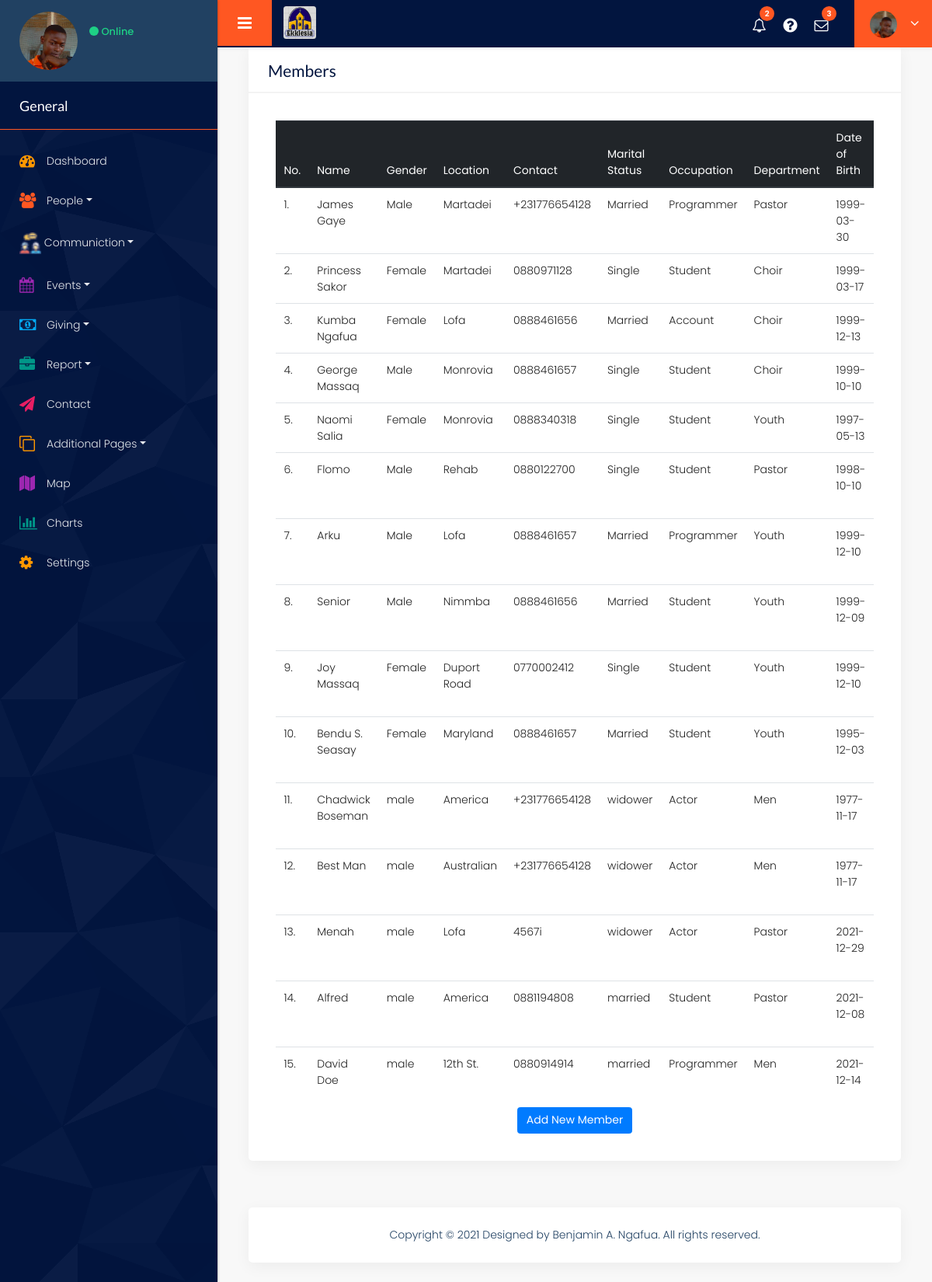
The app's page /member with its own data.
### tables this page shows
CREATE TABLE members (
        id INTEGER NOT NULL, 
        name VARCHAR(150), 
        location VARCHAR(150), 
        department VARCHAR(150), 
        email VARCHAR(100), 
        contact VARCHAR(150), 
        role_play VARCHAR(150), 
        occupation VARCHAR(150), 
        relationship VARCHAR(150), 
        date_of_birth VARCHAR(150), 
        gender VARCHAR(150), 
        joined_date DATETIME,
PRIMARY KEY (id)
);

### churchAPP/views.py (the view)
@views.route("/member")
def member():
    return seeMember()

### churchAPP/controller.py (called while the page is built)
def seeMember():
    members = db.execute("SELECT * FROM members ORDER BY id")
    return render_template("member.html",members=members)

### churchAPP/templates/member.html (shortened to what this page needs)
{% extends "layout.html" %} {% block innerContaint %}
<div class="container-fluid">
    <div class="row">
        <div class="col-md-12">
            <div class="white_shd full margin_bottom_30">
                <div class="full graph_head">
                    <div class="heading1 margin_0">
                        <h2>Members</h2>
                    </div>
                </div>
                <div class="table_section padding_infor_info">
                    <div class="table-responsive-sm">
                        <table class="table">
                            <thead class="thead-dark">
                                <tr>
                                    <th>No.</th>
                                    <th>Name</th>
                                    <th>Gender</th>
                                    <th>Location</th>
                                    <th>Contact</th>
                                    <th>Marital Status</th>
                                    <th>Occupation</th>
                                    <th>Department</th>
                                    <th>Date of Birth</th>
                                </tr>
                            </thead>
                            <tbody>
                                {% for member in members %}
                                <tr>
                                    <td>{{member.id}}.</td>
                                    <td>{{member.name}}</td>
                                    <td>{{member.gender}}</td>
                                    <td>{{member.location}}</td>
                                    <td>{{member.contact}}</td>
                                    <td>{{member.relationship}}</td>
                                    <td>{{member.occupation}}</td>
                                    <td>{{member.department}}</td>
                                    <td>{{member.date_of_birth}}</td>
                                </tr>
                                {% endfor %}
                            </tbody>
                        </table>
                        <div class="button_block center"><button type="button" class="btn cur-p btn-primary"><a href="/add-new-member" id="a">Add New Member</a></button></div>
                    </div>
                </div>
            </div>
        </div>
    </div>
</div>
{% endblock %}

### churchAPP/templates/layout.html (shortened to what this page needs)
<!DOCTYPE html>
<html lang="en">
<head>
    <link rel="stylesheet" href="{{url_for('static', filename='css/bootstrap.min.css')}}" />
    <link rel="stylesheet" href="{{url_for('static', filename='css/color_2.css')}}" />
    <link rel="stylesheet" href="{{url_for('static', filename='css/bootstrap-select.css')}}" />
    <link rel="stylesheet" href="{{url_for('static', filename='css/perfect-scrollbar.css')}}" />
    <link rel="stylesheet" href="{{url_for('static', filename='css/custom.css')}}" />
    <link rel="stylesheet" href="{{url_for('static', filename='css/semantic.min.css')}}" />
    <link rel="stylesheet" href="{{url_for('static', filename='css/jquery.fancybox.css')}}" />
    <link rel="stylesheet" href="{{url_for('static', filename='style.css')}}" />
    <link rel="stylesheet" href="{{url_for('static', filename='css/responsive.css')}}" />
</head>
<body class="dashboard dashboard_1">
    <div class="full_container">
        <div class="inner_container">
            <nav id="sidebar" id="bbg">
                <div class="sidebar_blog_1">
                    <div class="sidebar_user_info">
                        <div class="user_profle_side">
                            <div class="user_img"><img class="img-responsive" src="{{url_for('static', filename='images/layout_img/user_img.jpg')}}" alt="#" /></div>
                            <div class="user_info">
                                <p><span class="online_animation"></span> Online</p>
                            </div>
                        </div>
                    </div>
                </div>
                <div class="sidebar_blog_2">
                    <h4>General</h4>
                    <ul class="list-unstyled components">
                        <li class="active"><a href="/home"><i class="fa fa-dashboard yellow_color"></i> <span>Dashboard</span></a></li>
                        <li><a href="#element" data-toggle="collapse" aria-expanded="false" class="dropdown-toggle"><i class="fa fa-users orange_color"> </i> <span>People</span></a>
                        </li>
                        <li>
                            <a href="#apps" data-toggle="collapse" aria-expanded="false" class="dropdown-toggle"><img style="width: 2rem;" src="{{url_for('static', filename='images/layout_img/communication.png')}}" alt=""> <span>Communiction</span></a>
                        </li>
                        <li><a href="#events" data-toggle="collapse" aria-expanded="false" class="dropdown-toggle"><i class="fa fa-calendar purple_color2"></i> <span>Events</span></a>
                        </li>
                        <li><a href="#giving" data-toggle="collapse" aria-expanded="false" class="dropdown-toggle"><i class="fa fa-money blue2_color"></i> <span>Giving</span></a>
                        </li>
                        <li><a href="#report" data-toggle="collapse" aria-expanded="false" class="dropdown-toggle"><i class="fa fa-briefcase  green_color"></i> <span>Report</span></a>
                        </li>
                        <li>
                            <a href="/contact">
                                <i class="fa fa-paper-plane red_color"></i> <span>Contact</span></a>
                        </li>
                        <li class="active"><a href="#additional_page" data-toggle="collapse" aria-expanded="false" class="dropdown-toggle"><i class="fa fa-clone yellow_color"></i> <span>Additional Pages</span></a>
                        </li>
                        <li><a href="/map"><i class="fa fa-map purple_color2"></i> <span>Map</span></a></li>
                        <li><a href="/charts"><i class="fa fa-bar-chart-o green_color"></i> <span>Charts</span></a></li>
                        <li><a href="/settings"><i class="fa fa-cog yellow_color"></i> <span>Settings</span></a></li>
                    </ul>
                </div>
            </nav>
            <div id="content">
                <div class="topbar">
                    <nav class="navbar navbar-expand-lg navbar-light">
                        <div class="full">
                            <button type="button" id="sidebarCollapse" class="sidebar_toggle"><i class="fa fa-bars"></i></button>
                            <div class="logo_section">
                                <a href="/home"><img class="img-responsive rounded" src="{{url_for('static', filename='images/logo/logo.png')}}" alt="#" /></a>
                            </div>
                            <div class="right_topbar">
                                <div class="icon_info">
                                    <ul>
                                        <li><a href="#"><i class="fa fa-bell-o"></i><span class="badge">2</span></a></li>
                                        <li><a href="#"><i class="fa fa-question-circle"></i></a></li>
                                        <li><a href="#"><i class="fa fa-envelope-o"></i><span class="badge">3</span></a></li>
                                    </ul>
                                    <ul class="user_profile_dd">
                                        <li>
                                            <a class="dropdown-toggle" data-toggle="dropdown"><img class="img-responsive rounded-circle" src="{{url_for('static', filename='images/layout_img/user_img.jpg')}}" alt="#" /></a>
                                        </li>
                                    </ul>
                                </div>
                            </div>
                        </div>
                    </nav>
                </div>
                <div class="midde_cont">
                    {% block innerContaint %} {% endblock %}
                    <div class="container-fluid text-warning">
                        <div class="footer">
                            <p>Copyright © 2021 Designed by Benjamin A. Ngafua. All rights reserved.
                            </p>
                        </div>
                    </div>
                </div>
            </div>
        </div>
    </div>
</body>
</html>

### churchAPP/static/css/color_2.css (style rules this page uses)
.topbar .navbar { background: rgb(201, 199, 199); box-shadow: 0 2px 5px rgba(0, 0, 0, 0.05); }
.sidebar_user_info { background: rgb(201, 199, 199); }
.sidebar_toggle { background: #0971b8; }
.icon_info ul.user_profile_dd>li { background: #0971b8; }
.icon_info span.badge { background: #0971b8; }
.icon_info ul li a { color: #333; }
#sidebar h4 { background: #f3f3f3; color: #222; border-bottom: none; }
#sidebar { background: rgb(201, 199, 199); background-image: url("../images/layout_img/pattern_h.png"); }
#sidebar ul li a { color: #222; }

### churchAPP/static/css/perfect-scrollbar.css (style rules this page uses)
.ps { overflow: hidden !important; overflow-anchor: none; -ms-overflow-style: none; touch-action: auto; -ms-touch-action: auto; }

### records on screen
members: id "1", name "James Gaye", gender "Male", location "Martadei", contact "+231776654128", relationship "Married", occupation "Programmer", department "Pastor", date_of_birth "1999-03-30"
members: id "2", name "Princess Sakor", gender "Female", location "Martadei", contact "0880971128", relationship "Single", occupation "Student", department "Choir", date_of_birth "1999-03-17"
members: id "3", name "Kumba Ngafua", gender "Female", location "Lofa", contact "0888461656", relationship "Married", occupation "Account", department "Choir", date_of_birth "1999-12-13"
members: id "4", name "George Massaq", gender "Male", location "Monrovia", contact "0888461657", relationship "Single", occupation "Student", department "Choir", date_of_birth "1999-10-10"
members: id "5", name "Naomi Salia", gender "Female", location "Monrovia", contact "0888340318", relationship "Single", occupation "Student", department "Youth", date_of_birth "1997-05-13"
members: id "6", name "Flomo", gender "Male", location "Rehab", contact "0880122700", relationship "Single", occupation "Student", department "Pastor", date_of_birth "1998-10-10"
members: id "7", name "Arku", gender "Male", location "Lofa", contact "0888461657", relationship "Married", occupation "Programmer", department "Youth", date_of_birth "1999-12-10"
members: id "8", name "Senior", gender "Male", location "Nimmba", contact "0888461656", relationship "Married", occupation "Student", department "Youth", date_of_birth "1999-12-09"
members: id "9", name "Joy Massaq", gender "Female", location "Duport Road", contact "0770002412", relationship "Single", occupation "Student", department "Youth", date_of_birth "1999-12-10"
members: id "10", name "Bendu S. Seasay", gender "Female", location "Maryland", contact "0888461657", relationship "Married", occupation "Student", department "Youth", date_of_birth "1995-12-03"
members: id "11", name "Chadwick Boseman", gender "male", location "America", contact "+231776654128", relationship "widower", occupation "Actor", department "Men", date_of_birth "1977-11-17"
members: id "12", name "Best Man", gender "male", location "Australian", contact "+231776654128", relationship "widower", occupation "Actor", department "Men", date_of_birth "1977-11-17"
members: id "13", name "Menah", gender "male", location "Lofa", contact "4567i", relationship "widower", occupation "Actor", department "Pastor", date_of_birth "2021-12-29"
members: id "14", name "Alfred", gender "male", location "America", contact "0881194808", relationship "married", occupation "Student", department "Pastor", date_of_birth "2021-12-08"
members: id "15", name "David Doe", gender "male", location "12th St.", contact "0880914914", relationship "married", occupation "Programmer", department "Men", date_of_birth "2021-12-14"
